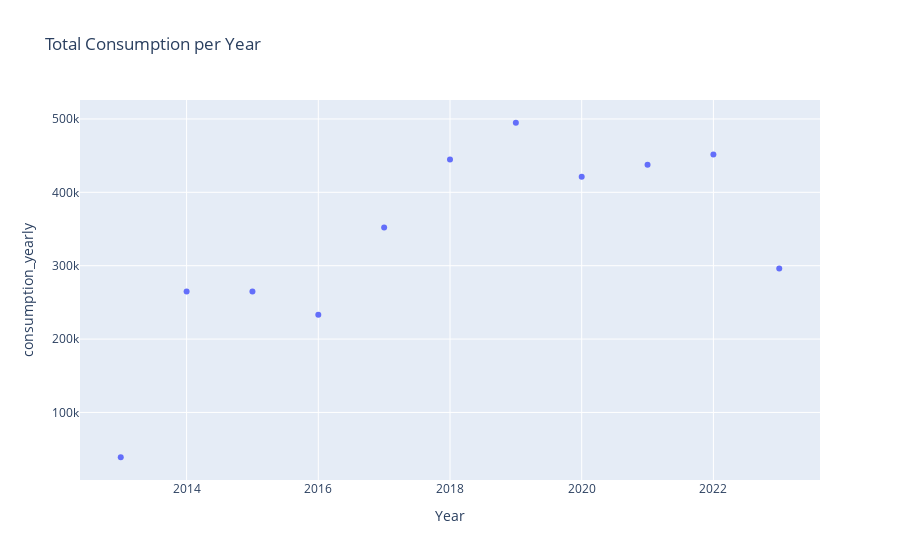

The cell this chart's notebook holds for it:
### Markdown cell above
# Data Modeling - Senario1: predict yearly
Modeling each year consumption and forecast the coming two years. This will limit the data, but a good baseline.

## lazy estimator

### Code cell
# calculate yearly consumption
consumption_yearly = []
year_list = np.array(data['Year'].unique().astype(int))

for ci in year_list:
    yr_msk = data['Year'] == str(ci)
    consumption_yearly.append(data.loc[yr_msk].Consumption.sum())

# Create the scatter plot using Plotly
df = pd.DataFrame({
    'Year':year_list, 
    'consumption_yearly':consumption_yearly})
fig = px.scatter(df, x='Year', y='consumption_yearly', title='Total Consumption per Year')
fig.show()

### Figure 1 — Plotly figure (JSON) as saved in the notebook; plotly's stock layout.template omitted (floating-point values rounded to 4 significant figures)
{"data": [{"hovertemplate": "Year=%{x}<br>consumption_yearly=%{y}<extra></extra>", "legendgroup": "", "marker": {"color": "#636efa", "symbol": "circle"}, "mode": "markers", "name": "", "orientation": "v", "showlegend": false, "type": "scatter", "x": [2013, 2014, 2015, 2016, 2017, 2018, 2019, 2020, 2021, 2022, 2023], "xaxis": "x", "y": [38947, 264896, 264877, 233296, 351966, 444638, 494816, 421384, 437521, 451593, 296253], "yaxis": "y"}], "layout": {"legend": {"tracegroupgap": 0}, "title": {"text": "Total Consumption per Year"}, "xaxis": {"anchor": "y", "domain": [0, 1], "title": {"text": "Year"}}, "yaxis": {"anchor": "x", "domain": [0, 1], "title": {"text": "consumption_yearly"}}}}
